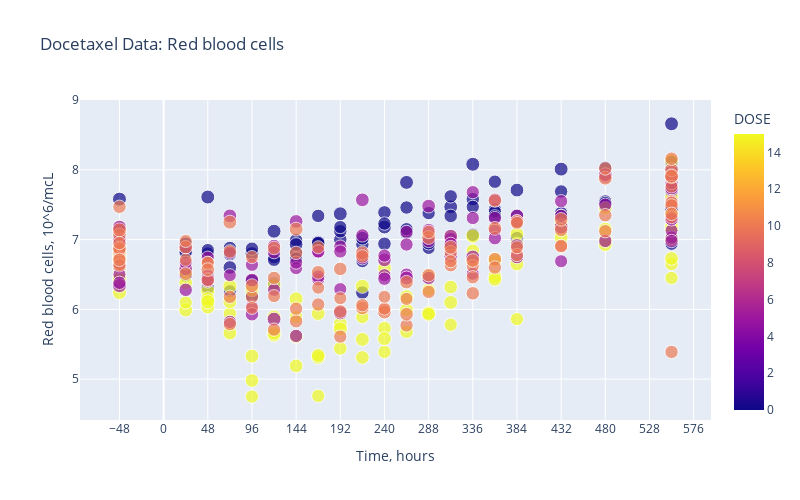
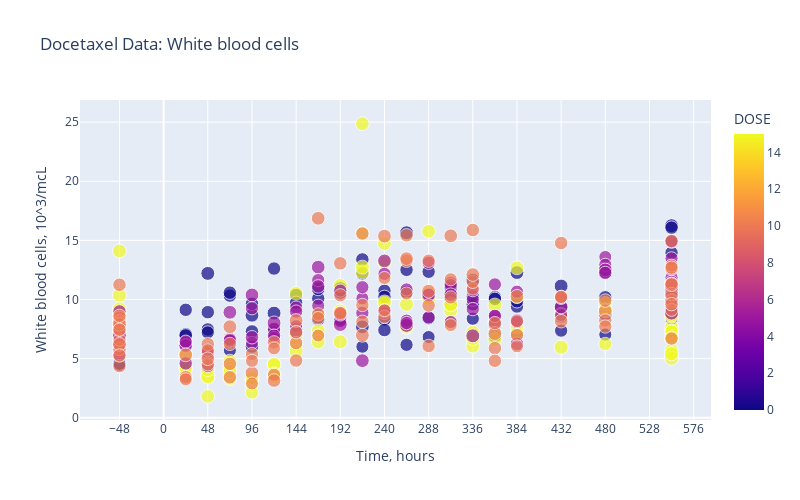

The notebook cell saved with these charts, in order:
### Code cell
# Create plot
for name in observations:
    df_obs = df_drug.loc[df['YNAME'] == name]
    df_obs= df_obs.drop(df_obs[df_obs['OBS'] == '.'].index)
    df_obs['OBS'] = df_obs['OBS'].astype(float)
    x_label = "Time, hours"
    y_label = name + ", " + df_obs['UNIT'].values[0]
    if name == drug:
        tick_distance = 1
    else:
        tick_distance = 48
    fig = px.scatter(
        df_obs,
        title=drug + " Data: " + name,
        x="TIME",
        y="OBS",
        # line_group="ID",
        color="DOSE",
        size="WT",
        size_max=10,
        width=800, 
        height=500,
        hover_data=list(df.columns))
    fig.update_xaxes(title_text=x_label, tick0=0, dtick=tick_distance)
    fig.update_yaxes(title_text=y_label)
    # fig.update_traces(mode='markers+lines')
    fig.show()

### Figure 1 — Plotly figure (JSON) as saved in the notebook; plotly's stock layout.template omitted (floating-point values rounded to 4 significant figures; data arrays with more than 128 entries replaced by an {"elided": "..."} marker saying what was removed)
{"data": [{"customdata": {"elided": "376x16 mixed values"}, "hovertemplate": "TIME=%{x}<br>OBS=%{y}<br>WT=%{customdata[8]}<br>DRUG=%{customdata[0]}<br>DOSE=%{marker.color}<br>ID=%{customdata[2]}<br>TIME_UNIT=%{customdata[3]}<br>EVID=%{customdata[4]}<br>CENS=%{customdata[5]}<br>AMT=%{customdata[6]}<br>TINF=%{customdata[7]}<br>UNIT=%{customdata[9]}<br>YTYPE=%{customdata[10]}<br>YNAME=%{customdata[11]}<br>MDV=%{customdata[12]}<br>STUDY=%{customdata[13]}<br>SPECIES=%{customdata[14]}<br>SEX=%{customdata[15]}<extra></extra>", "legendgroup": "", "marker": {"color": {"elided": "376 int values"}, "coloraxis": "coloraxis", "size": {"elided": "376 float values"}, "sizemode": "area", "sizeref": 0.00219, "symbol": "circle"}, "mode": "markers", "name": "", "orientation": "v", "showlegend": false, "type": "scatter", "x": {"elided": "376 int values"}, "xaxis": "x", "y": {"elided": "376 float values"}, "yaxis": "y"}], "layout": {"coloraxis": {"colorbar": {"title": {"text": "DOSE"}}, "colorscale": [[0, "#0d0887"], [0.1111, "#46039f"], [0.2222, "#7201a8"], [0.3333, "#9c179e"], [0.4444, "#bd3786"], [0.5556, "#d8576b"], [0.6667, "#ed7953"], [0.7778, "#fb9f3a"], [0.8889, "#fdca26"], [1, "#f0f921"]]}, "height": 500, "legend": {"itemsizing": "constant", "tracegroupgap": 0}, "title": {"text": "Docetaxel Data: Red blood cells"}, "width": 800, "xaxis": {"anchor": "y", "domain": [0, 1], "dtick": 48, "tick0": 0, "title": {"text": "Time, hours"}}, "yaxis": {"anchor": "x", "domain": [0, 1], "title": {"text": "Red blood cells, 10^6/mcL"}}}}

### Figure 2 — Plotly figure (JSON) as saved in the notebook; plotly's stock layout.template omitted (floating-point values rounded to 4 significant figures; data arrays with more than 128 entries replaced by an {"elided": "..."} marker saying what was removed)
{"data": [{"customdata": {"elided": "376x16 mixed values"}, "hovertemplate": "TIME=%{x}<br>OBS=%{y}<br>WT=%{customdata[8]}<br>DRUG=%{customdata[0]}<br>DOSE=%{marker.color}<br>ID=%{customdata[2]}<br>TIME_UNIT=%{customdata[3]}<br>EVID=%{customdata[4]}<br>CENS=%{customdata[5]}<br>AMT=%{customdata[6]}<br>TINF=%{customdata[7]}<br>UNIT=%{customdata[9]}<br>YTYPE=%{customdata[10]}<br>YNAME=%{customdata[11]}<br>MDV=%{customdata[12]}<br>STUDY=%{customdata[13]}<br>SPECIES=%{customdata[14]}<br>SEX=%{customdata[15]}<extra></extra>", "legendgroup": "", "marker": {"color": {"elided": "376 int values"}, "coloraxis": "coloraxis", "size": {"elided": "376 float values"}, "sizemode": "area", "sizeref": 0.00219, "symbol": "circle"}, "mode": "markers", "name": "", "orientation": "v", "showlegend": false, "type": "scatter", "x": {"elided": "376 int values"}, "xaxis": "x", "y": {"elided": "376 float values"}, "yaxis": "y"}], "layout": {"coloraxis": {"colorbar": {"title": {"text": "DOSE"}}, "colorscale": [[0, "#0d0887"], [0.1111, "#46039f"], [0.2222, "#7201a8"], [0.3333, "#9c179e"], [0.4444, "#bd3786"], [0.5556, "#d8576b"], [0.6667, "#ed7953"], [0.7778, "#fb9f3a"], [0.8889, "#fdca26"], [1, "#f0f921"]]}, "height": 500, "legend": {"itemsizing": "constant", "tracegroupgap": 0}, "title": {"text": "Docetaxel Data: White blood cells"}, "width": 800, "xaxis": {"anchor": "y", "domain": [0, 1], "dtick": 48, "tick0": 0, "title": {"text": "Time, hours"}}, "yaxis": {"anchor": "x", "domain": [0, 1], "title": {"text": "White blood cells, 10^3/mcL"}}}}
